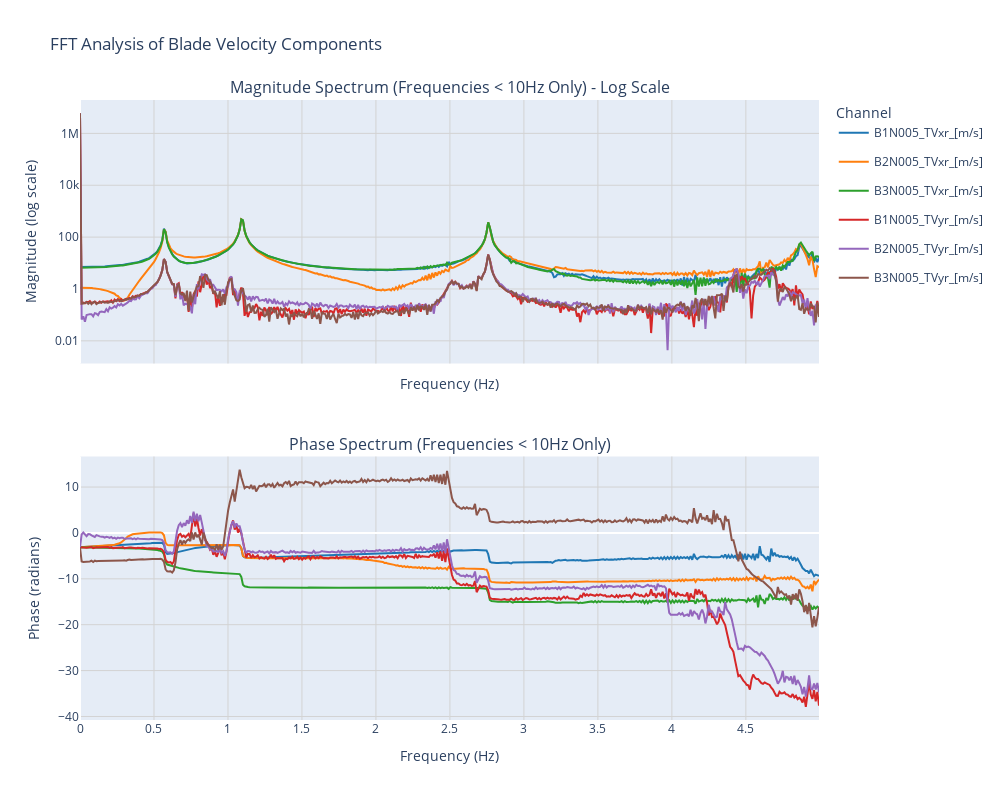

Here is the notebook cell this chart was saved with:
### Code cell
# Perform FFT on the trimmed data with Plotly visualizations

# Create subplot with 2 rows and 1 column
fig = make_subplots(rows=2, cols=1, 
                    subplot_titles=['Magnitude Spectrum (Frequencies < 10Hz Only) - Log Scale', 
                                   'Phase Spectrum (Frequencies < 10Hz Only)'],
                    vertical_spacing=0.15,
                    shared_xaxes=True)

# Define colors for different channels (accessibility-friendly palette)
colors = ['#1f77b4', '#ff7f0e', '#2ca02c', '#d62728', '#9467bd', '#8c564b', 
          '#e377c2', '#7f7f7f', '#bcbd22', '#17becf', '#aec7e8', '#ffbb78',
          '#98df8a', '#ff9896', '#c5b0d5', '#c49c94', '#f7b6d2', '#c7c7c7']

# Track the channels for legend
channels_list = [
    'B1N005_TVxr_[m/s]', 
    'B2N005_TVxr_[m/s]', 
    'B3N005_TVxr_[m/s]',
    'B1N005_TVyr_[m/s]', 
    'B2N005_TVyr_[m/s]', 
    'B3N005_TVyr_[m/s]',
    ]

for idx, channels in enumerate(channels_list):
    # Perform FFT
    x = fft.fft(np.array(trimmed_dataDF[channels]))

    magnitude = np.abs(x)  # Magnitude of each frequency component
    phase = np.angle(x)  # Phase of each frequency component

    fs = 1000.0  # Sampling frequency (using the existing variable)

    # Get the frequency axis
    freq = fft.fftfreq(x.shape[-1], d=1/fs)

    # Get the positive frequency components (first half of the FFT output)
    n = len(x)
    pos_freq = freq[:n//2]  # Only positive frequencies
    pos_magnitude = magnitude[:n//2]  # Corresponding magnitudes
    pos_phase = phase[:n//2]  # Corresponding phases

    # Filter for frequencies < 5Hz
    below_10hz_mask = pos_freq < 5
    freq_below_10hz = pos_freq[below_10hz_mask]
    magnitude_below_10hz = pos_magnitude[below_10hz_mask]
    phase_below_10hz = pos_phase[below_10hz_mask]

    # Add magnitude trace (with log scale)
    fig.add_trace(
        go.Scatter(
            x=freq_below_10hz,
            y=magnitude_below_10hz,
            mode='lines',
            name=channels,
            line=dict(color=colors[idx]),
            legendgroup=channels,  # Group by channel for legend
            hovertemplate='Frequency: %{x:.3f} Hz<br>Magnitude: %{y:.6f}<extra></extra>',
        ),
        row=1, col=1
    )

    # Add phase trace
    fig.add_trace(
        go.Scatter(
            x=freq_below_10hz,
            y=np.unwrap(phase_below_10hz),
            mode='lines',
            name=channels,
            line=dict(color=colors[idx]),
            legendgroup=channels,  # Group by channel for legend
            showlegend=False,  # Don't duplicate legend entries
            hovertemplate='Frequency: %{x:.3f} Hz<br>Phase: %{y:.6f} rad<extra></extra>',
        ),
        row=2, col=1
    )

# Update layout for log scale in magnitude plot
fig.update_yaxes(type='log', row=1, col=1)

# Update overall layout
fig.update_layout(
    height=800, 
    width=1000,
    title_text='FFT Analysis of Blade Velocity Components',
    xaxis_title='Frequency (Hz)',
    xaxis2_title='Frequency (Hz)',
    yaxis_title='Magnitude (log scale)',
    yaxis2_title='Phase (radians)',
    legend_title='Channel',
    hoverlabel=dict(
        bgcolor='white',
        font_size=16,
        font_family='Rockwell'
    ),
    # Add hover mode for vertical line on hover
    hovermode='x unified'
)

# Add grid lines
fig.update_xaxes(showgrid=True, gridwidth=1, gridcolor='LightGray')
fig.update_yaxes(showgrid=True, gridwidth=1, gridcolor='LightGray')

# Show the figure
fig.show()

### Figure 1 — Plotly figure (JSON) as saved in the notebook; plotly's stock layout.template omitted (floating-point values rounded to 4 significant figures; data arrays with more than 128 entries replaced by an {"elided": "..."} marker saying what was removed)
{"data": [{"hovertemplate": "Frequency: %{x:.3f} Hz<br>Magnitude: %{y:.6f}<extra></extra>", "legendgroup": "B1N005_TVxr_[m/s]", "line": {"color": "#1f77b4"}, "mode": "lines", "name": "B1N005_TVxr_[m/s]", "type": "scatter", "x": {"elided": "450 float values"}, "xaxis": "x", "y": {"elided": "450 float values"}, "yaxis": "y"}, {"hovertemplate": "Frequency: %{x:.3f} Hz<br>Phase: %{y:.6f} rad<extra></extra>", "legendgroup": "B1N005_TVxr_[m/s]", "line": {"color": "#1f77b4"}, "mode": "lines", "name": "B1N005_TVxr_[m/s]", "showlegend": false, "type": "scatter", "x": {"elided": "450 float values"}, "xaxis": "x2", "y": {"elided": "450 float values"}, "yaxis": "y2"}, {"hovertemplate": "Frequency: %{x:.3f} Hz<br>Magnitude: %{y:.6f}<extra></extra>", "legendgroup": "B2N005_TVxr_[m/s]", "line": {"color": "#ff7f0e"}, "mode": "lines", "name": "B2N005_TVxr_[m/s]", "type": "scatter", "x": {"elided": "450 float values"}, "xaxis": "x", "y": {"elided": "450 float values"}, "yaxis": "y"}, {"hovertemplate": "Frequency: %{x:.3f} Hz<br>Phase: %{y:.6f} rad<extra></extra>", "legendgroup": "B2N005_TVxr_[m/s]", "line": {"color": "#ff7f0e"}, "mode": "lines", "name": "B2N005_TVxr_[m/s]", "showlegend": false, "type": "scatter", "x": {"elided": "450 float values"}, "xaxis": "x2", "y": {"elided": "450 float values"}, "yaxis": "y2"}, {"hovertemplate": "Frequency: %{x:.3f} Hz<br>Magnitude: %{y:.6f}<extra></extra>", "legendgroup": "B3N005_TVxr_[m/s]", "line": {"color": "#2ca02c"}, "mode": "lines", "name": "B3N005_TVxr_[m/s]", "type": "scatter", "x": {"elided": "450 float values"}, "xaxis": "x", "y": {"elided": "450 float values"}, "yaxis": "y"}, {"hovertemplate": "Frequency: %{x:.3f} Hz<br>Phase: %{y:.6f} rad<extra></extra>", "legendgroup": "B3N005_TVxr_[m/s]", "line": {"color": "#2ca02c"}, "mode": "lines", "name": "B3N005_TVxr_[m/s]", "showlegend": false, "type": "scatter", "x": {"elided": "450 float values"}, "xaxis": "x2", "y": {"elided": "450 float values"}, "yaxis": "y2"}, {"hovertemplate": "Frequency: %{x:.3f} Hz<br>Magnitude: %{y:.6f}<extra></extra>", "legendgroup": "B1N005_TVyr_[m/s]", "line": {"color": "#d62728"}, "mode": "lines", "name": "B1N005_TVyr_[m/s]", "type": "scatter", "x": {"elided": "450 float values"}, "xaxis": "x", "y": {"elided": "450 float values"}, "yaxis": "y"}, {"hovertemplate": "Frequency: %{x:.3f} Hz<br>Phase: %{y:.6f} rad<extra></extra>", "legendgroup": "B1N005_TVyr_[m/s]", "line": {"color": "#d62728"}, "mode": "lines", "name": "B1N005_TVyr_[m/s]", "showlegend": false, "type": "scatter", "x": {"elided": "450 float values"}, "xaxis": "x2", "y": {"elided": "450 float values"}, "yaxis": "y2"}, {"hovertemplate": "Frequency: %{x:.3f} Hz<br>Magnitude: %{y:.6f}<extra></extra>", "legendgroup": "B2N005_TVyr_[m/s]", "line": {"color": "#9467bd"}, "mode": "lines", "name": "B2N005_TVyr_[m/s]", "type": "scatter", "x": {"elided": "450 float values"}, "xaxis": "x", "y": {"elided": "450 float values"}, "yaxis": "y"}, {"hovertemplate": "Frequency: %{x:.3f} Hz<br>Phase: %{y:.6f} rad<extra></extra>", "legendgroup": "B2N005_TVyr_[m/s]", "line": {"color": "#9467bd"}, "mode": "lines", "name": "B2N005_TVyr_[m/s]", "showlegend": false, "type": "scatter", "x": {"elided": "450 float values"}, "xaxis": "x2", "y": {"elided": "450 float values"}, "yaxis": "y2"}, {"hovertemplate": "Frequency: %{x:.3f} Hz<br>Magnitude: %{y:.6f}<extra></extra>", "legendgroup": "B3N005_TVyr_[m/s]", "line": {"color": "#8c564b"}, "mode": "lines", "name": "B3N005_TVyr_[m/s]", "type": "scatter", "x": {"elided": "450 float values"}, "xaxis": "x", "y": {"elided": "450 float values"}, "yaxis": "y"}, {"hovertemplate": "Frequency: %{x:.3f} Hz<br>Phase: %{y:.6f} rad<extra></extra>", "legendgroup": "B3N005_TVyr_[m/s]", "line": {"color": "#8c564b"}, "mode": "lines", "name": "B3N005_TVyr_[m/s]", "showlegend": false, "type": "scatter", "x": {"elided": "450 float values"}, "xaxis": "x2", "y": {"elided": "450 float values"}, "yaxis": "y2"}], "layout": {"annotations": [{"font": {"size": 16}, "showarrow": false, "text": "Magnitude Spectrum (Frequencies < 10Hz Only) - Log Scale", "x": 0.5, "xanchor": "center", "xref": "paper", "y": 1, "yanchor": "bottom", "yref": "paper"}, {"font": {"size": 16}, "showarrow": false, "text": "Phase Spectrum (Frequencies < 10Hz Only)", "x": 0.5, "xanchor": "center", "xref": "paper", "y": 0.425, "yanchor": "bottom", "yref": "paper"}], "height": 800, "hoverlabel": {"bgcolor": "white", "font": {"family": "Rockwell", "size": 16}}, "hovermode": "x unified", "legend": {"title": {"text": "Channel"}}, "title": {"text": "FFT Analysis of Blade Velocity Components"}, "width": 1000, "xaxis": {"anchor": "y", "domain": [0, 1], "gridcolor": "LightGray", "gridwidth": 1, "matches": "x2", "showgrid": true, "showticklabels": false, "title": {"text": "Frequency (Hz)"}}, "xaxis2": {"anchor": "y2", "domain": [0, 1], "gridcolor": "LightGray", "gridwidth": 1, "showgrid": true, "title": {"text": "Frequency (Hz)"}}, "yaxis": {"anchor": "x", "domain": [0.575, 1], "gridcolor": "LightGray", "gridwidth": 1, "showgrid": true, "title": {"text": "Magnitude (log scale)"}, "type": "log"}, "yaxis2": {"anchor": "x2", "domain": [0, 0.425], "gridcolor": "LightGray", "gridwidth": 1, "showgrid": true, "title": {"text": "Phase (radians)"}}}}
